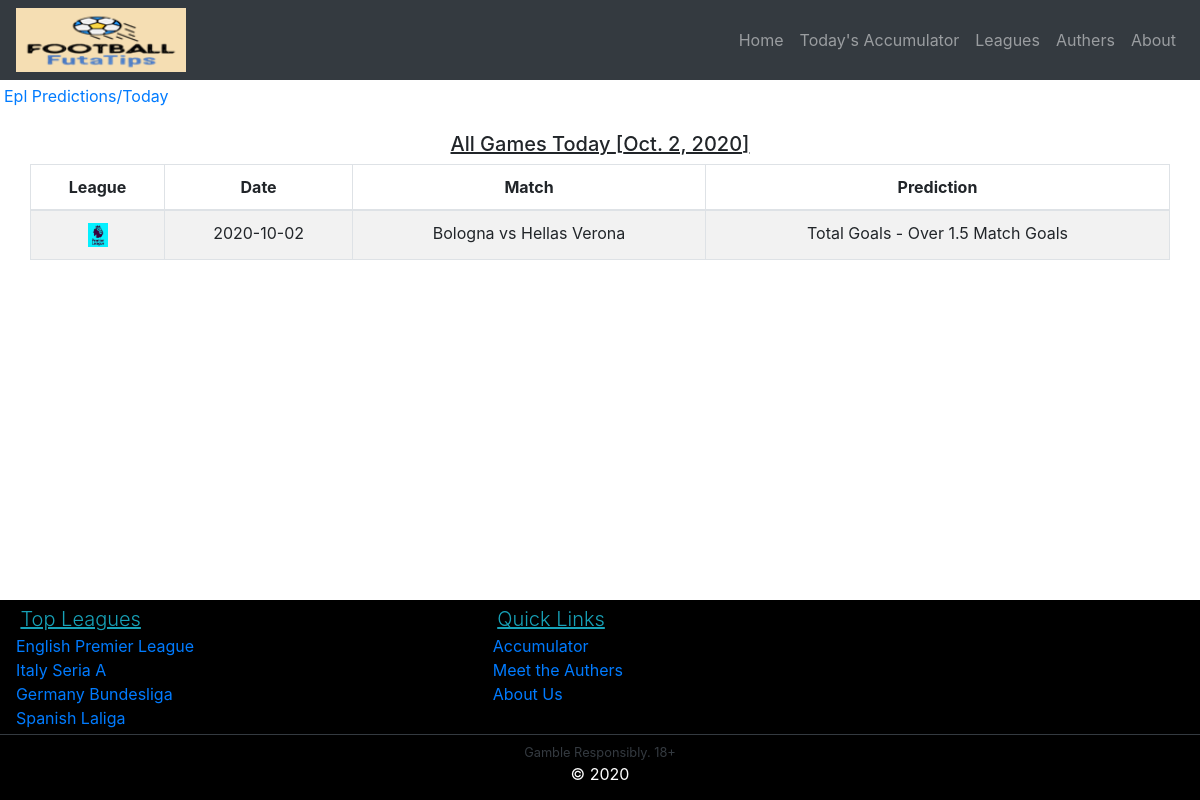
The app's page /accumulator/ with its own data.
### backend/models.py (models this page shows, shortened)
class Predictions (models.Model):
    country = models.CharField(max_length=30)
    game_title = models.SlugField(default="team1-vs-team2")
    league= models.CharField(max_length=20)
    match = models.CharField(max_length=50)
    kickoff_date = models.CharField(max_length=40)
    kickoff_time = models.CharField(max_length=10)
    match_image = models.CharField(max_length=40,default='DEFAULT_IMAGE')
    prediction_one_type = models.CharField(max_length=40)
    prediction_one_value = models.CharField(max_length=30)
    prediction_one_odds = models.CharField(max_length=4)
    prediction_two_type = models.CharField(max_length=40,default='Non-Provided',null=False,blank=False)
    prediction_two_value = models.CharField(max_length=30,default='Non-Provided',null=False,blank=False)
    prediction_two_odds = models.CharField(max_length=4,default='Non-Provided')
    prediction_three_type = models.CharField(max_length=40,default='Non-Provided')
    prediction_three_value = models.CharField(max_length=30,default='Non-Provided')
    prediction_three_odds = models.CharField(max_length=4,default='Non-Provided')
    venue = models.CharField(max_length=40,default='Non-Provided')
    match_overview = models.TextField(default='Non-Provided')
    team_one_mp = models.CharField(max_length=200,default='Non-Provided')
    team_two_mp = models.CharField(max_length=200,default='Non-Provided')
    team_one_fm_gm1 = models.CharField(max_length=40,default='Non-Provided') ; team_one_fm_gm2 = models.CharField(max_length=40,default='Non-Provided') ;
    team_one_fm_gm3 = models.CharField(max_length=40,default='Non-Provided')
    team_one_fm_gm4 = models.CharField(max_length=40,default='Non-Provided') ; team_one_fm_gm5 = models.CharField(max_length=40,default='Non-Provided')
    team_two_fm_gm1 = models.CharField(max_length=40,default='Non-Provided')
    team_two_fm_gm2 = models.CharField(max_length=40,default='Non-Provided')
    team_two_fm_gm3 = models.CharField(max_length=40,default='Non-Provided')
    team_two_fm_gm4 = models.CharField(max_length=40,default='Non-Provided')
    team_two_fm_gm5 = models.CharField(max_length=40,default='Non-Provided')
    auther = models.ForeignKey(User,on_delete=models.SET('admin'))
    date = models.CharField(max_length=100,default=date.today())
    referee = models.CharField(max_length=100,default='Non-Provided')
    teamone = models.CharField(max_length=50,default='Non-Provided')
    teamtwo = models.CharField(max_length=50,default='Non-Provided')
    view_count = models.CharField(max_length=300,default=0)

### Futatips/views.py (the view)
# urls.py: path('accumulator/',views.accumulators),
def accumulators(request):
    today_games = Predictions.objects.filter(kickoff_date=date.today())
    try:
      logip(request.META.get('REMOTE_ADDR'))
      upcomming_games = Predictions.objects.filter(kickoff_date__range=(date.today(), date.today() + timedelta(days=7)))[0:7]
      print(today_games.count())
      if today_games.count()<1:
          context = {'tips': upcomming_games,'date':'Upcoming'}
      else:
          context = {'tips': today_games,'date':date.today()}
      return  render(request,'accumulator.html',context)
    except:
        return  render(request,'NOT-FOUND.html',{"error":"Internal Server Error."})

### Futatips/views.py (called while the page is built)
def logip(ip):
    newip = LogIps()
    newip.visitor_ip=ip
    newip.save()

### Templates/accumulator.html
{% extends 'front-skeleton.html' %}
{% load static %}
            {% block content %}
            <div class="meta-route p-1"><a href="">Epl Predictions/Today</a></div>
            <div id="accumulator-section" class="text-center">
                {% if date == 'Upcoming' %}
                <h5 style="text-decoration: underline;">Upcoming Games</h5>
                {%else%}
<h5 style="text-decoration: underline;">All Games Today <span>[{{date}}]</span> </h5>
                {%endif%}
                <table class="table table-responsive-md table-striped table-bordered">
                    <thead>
                      <tr class="text-center">
                          <th>League</th>
                          <th>Date</th>
                          <th>Match</th>
                          <th>Prediction</th>
                      </tr>
                    </thead>
                    <tbody id="accum-games">
                       {% for tip in tips %}
                        <tr class="text-center">
                            <td><img src="{% static  '/images/epl-logo.jpg' %} " alt="league image"></td>
                            <td>{{tip.kickoff_date}}</td>
                            <td>{{tip.match}}</td>
                            <td>{{tip.prediction_one_type}} - {{tip.prediction_one_value}} </td>
                        </tr>
                         {%endfor%}
                    </tbody>
                </table>
            </div>
            {%endblock%}

### static/css/front-smallscreen.css (style rules this page uses)
body { margin: 0%; padding:0px; width: 100%; max-width: 100%!important; }
#accum-games img { width:30px; }
#accumulator-section { margin-top:20px; width:95%; margin-left: 2.5%; margin-bottom:170px; }

### static/css/front-largescreen.css (style rules this page uses)
body { margin: 0; padding: 0; }
#accum-games img { width:20px; }
#accumulator-section { margin-top:20px; width:95%; margin-left: 2.5%; margin-bottom:250px; }

### records on screen
Predictions: kickoff_date "Oct. 2, 2020", kickoff_date "2020-10-02", match "Bologna vs Hellas Verona", prediction_one_type "Total Goals", prediction_one_value "Over 1.5 Match Goals"
